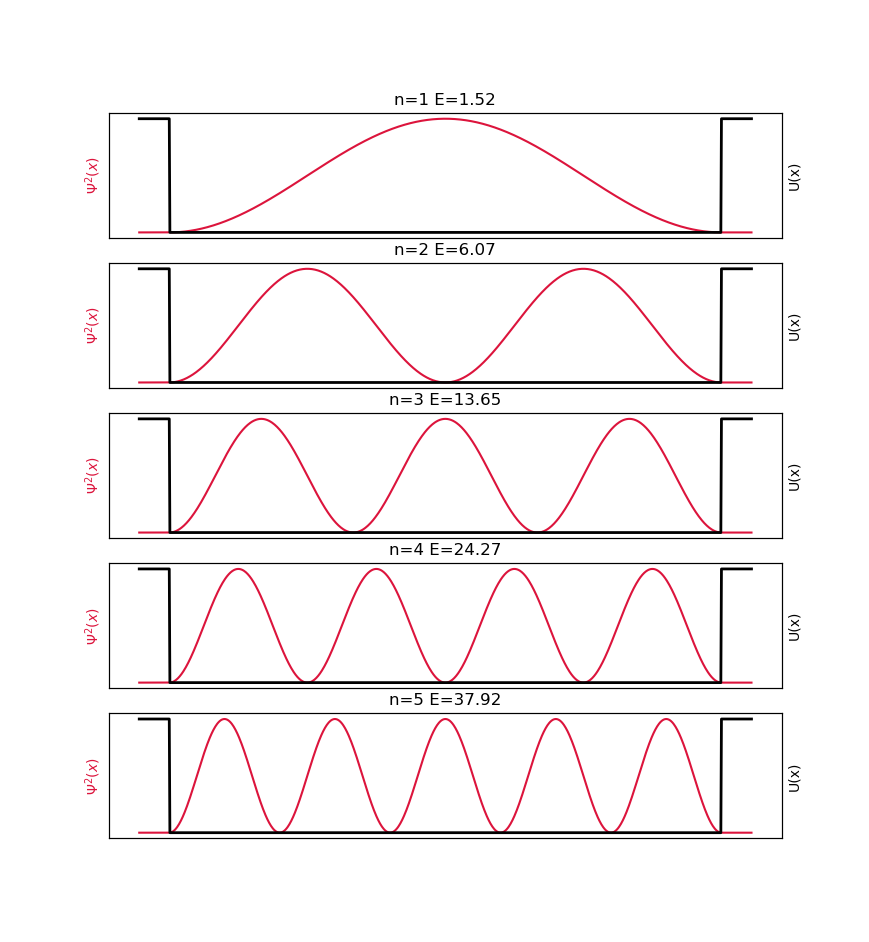

This figure's Python source:
import numpy as np
import scipy
from findiff import FinDiff
import matplotlib.pyplot as plt


nx = 1000
x = np.linspace(-1, 1, nx)
dx = x[1] - x[0]


d2_dx2 = FinDiff(0, dx, 2, acc=2)

V = np.full(x.shape, 1e9)
V[50 : 950] = 0.0

_V = V[:]
V = scipy.sparse.diags(V)
H = - 0.5 * d2_dx2.matrix(x.shape) + V
spectrum, states = scipy.sparse.linalg.eigs(H, which='SR', k=5)

mag = lambda x: (x * np.conj(x)).real
normalize = lambda x: x / np.linalg.norm(x)


fig, axes = plt.subplots(5)

for n, (energy, state, ax1) in enumerate(list(zip(spectrum, np.transpose(states), axes))):
    ax2 = ax1.twinx()

    ax1.set_title(f'n={n+1} E={np.real(energy):.2f}')
    ax1.plot(x, normalize(mag(state)), '-', color='crimson')
    ax1.set_ylabel('$\Psi^2(x)$', color='crimson')
    ax1.get_xaxis().set_visible(False)
    ax1.tick_params(left=False, labelleft=False)

    
    ax2.plot(x, _V, color="black", linewidth=2, label='U(x)')
    ax2.set_ylabel('U(x)')
    ax2.tick_params(right=False, labelright=False)


plt.show()
